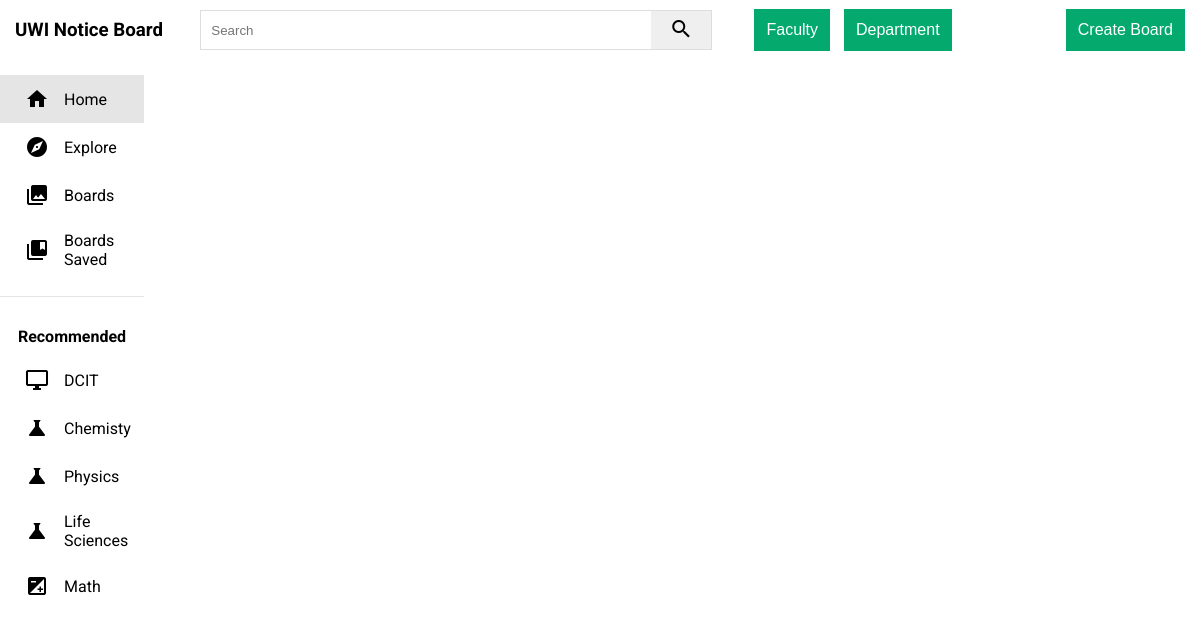
Before: / with the older database file.
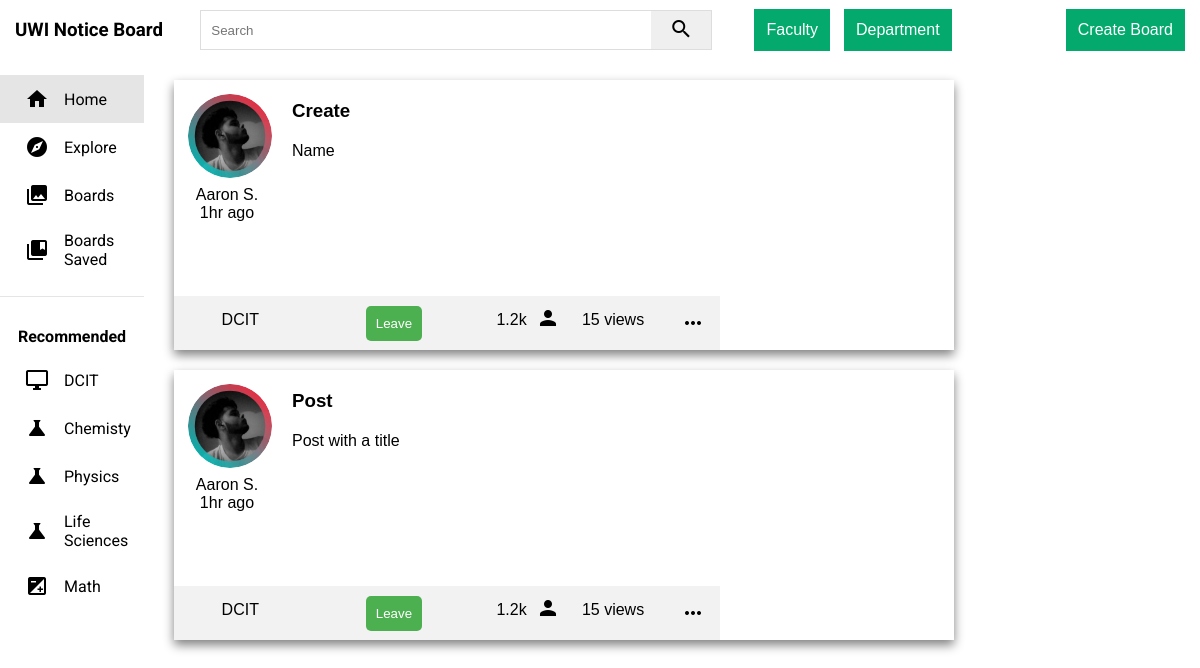
After: the same page with the newer database file.
### App/models.py (models this page shows)
class Post(db.Model):
  id = db.Column(db.Integer, primary_key=True, autoincrement=True)
  title = db.Column(db.String(64), nullable=False)
  message = db.Column(db.String(2048), nullable=False)
  image = db.Column(db.Boolean)
  imageLocation = db.Column(db.String(256), nullable=True)
  def toDict(self):
    return{
      "id": self.id,
      "title": self.title,
      "message": self.message,
      "image": self.image,
      "imageLocation": self.imageLocation
    }

### App/main.py (the view)
@app.route('/')
def home():
  feed = RetrievePosts()
  return render_template('index.html',
      posts=feed)

### App/functions/postFunctions.py
class SearchForm(FlaskForm):
    search = StringField("searchCriteria")
    submit = SubmitField("Submit")

### App/main.py (called while the page is built)
@app.context_processor
def base():
  form = SearchForm()
  return dict(form=form)

def RetrievePosts():
  posts = Post.query.all()
  posts = [entry.toDict() for entry in posts]
  return posts

### App/templates/index.html (shortened to what this page needs)
<!DOCTYPE html>
<html>
<head>
  <link href="static/css/style.css" rel="stylesheet" type="text/css" />
</head>
<body>
  <header class="header">
    <div class="logo left">
      <h3>UWI Notice Board</h3>
    </div>
    <div class="search center">
      <form method="POST" action="{{ url_for('search') }}" class="d-flex"> {{ form.hidden_tag() }}
        <input class="form-control me-2" type="search" placeholder="Search"  aria-label="Search" name="searchCriteria"/>
        <button class="btn btn-outline-secondary" type="submit">
          <i class="material-icons">search</i>
        </button>
      </form>
    </div>
     <div class="icons-right">
       <div class="dropdown">
          <button class="dropbtn">Faculty</button>
        </div>
       <div class="dropdown">
          <button class="dropbtn">Department</button>
        </div>
     </div>
      <div class="create">
        <button>Create Board</button>
      </div>
  </header>
      <main>
          <div class="side-bar">
            <div class="nav">
              <a class="nav-link active">
                <i class="material-icons">home</i>
                <span>Home</span>
              </a>
              <a class="nav-link">
                <i class="material-icons">explore</i>
                <span>Explore</span>
              </a>
              <a class="nav-link">
                <i class="material-icons">collections</i>
                <span>Boards</span>
              </a>
              <a class="nav-link">
                <i class="material-icons">collections_bookmark</i>
                <span>Boards Saved</span>
              </a>
            </div>
            <hr>
            <h4>Recommended</h4>
            <a class="nav-link">
              <i class="material-icons">desktop_windows</i>
              <span>DCIT</span>
            </a>
            <a class="nav-link">
              <i class="material-icons">science</i>
              <span>Chemisty</span>
            </a>
            <a class="nav-link">
              <i class="material-icons">science</i>
              <span>Physics</span>
            </a>
            <a class="nav-link">
              <i class="material-icons">science</i>
              <span>Life Sciences</span>
            </a>
            <a class="nav-link">
              <i class="material-icons">exposure</i>
              <span>Math</span>
            </a>
          </div>
          <div class="container">
              {% block content %}
                {% for post in posts %}
                  <div class="card">
                    <div class="card-left">
                      <div class="c-top">
                        <div class="t-left">
                          <div class="profile-image">
                            <img src="static/images/icon.png" alt="">
                            <p class="name">Aaron S.</p>
                            <p class="time">1hr ago</p>
                          </div>
                        </div>
                        <div class="t-right">
                          <div class="card-content">
                            <h3 class="title">{{ post.title }}</h3>
                            <p>{{ post.message }}</p>
                          </div>
                        </div>
                      </div>
                      <div class="c-bot">
                        <div class="c-bot-left">
                          <p class="board-name">DCIT</p>
                        </div>
                        <div class="c-bot-mid">
                          <div class="card-footer">
                            <button>Leave</button>
                          </div>
                        </div>
                        <div class="c-bot-left-right">
                          <p class="users-count">1.2k</p>
                        </div>
                        <div class="user-icon">
                          <i class="material-icons">person</i>
                        </div>
                        <div class="c-bot-right">
                          <p class="views">15 views</p>
                        </div>
                        <div class="c-bot-right-right">
                          <i class="material-icons">more_horiz</i>
                        </div>
                      </div>
                    </div>
                    <div class="card-right">
                    </div>
                  </div>
                {% endfor %}
              {% endblock %}
      </main>
</body>
</html>

### App/static/css/style.css (style rules this page uses)
* { margin: 0; padding: 0; box-sizing: border-box; }
body { font-family: 'Roboto', sans-serif; }
.left { display: flex; align-items: center; }
.search { display: flex; }
.search form { display: flex; border: 1px solid #ddd; height: 40px; }
.search input { width: 450px; padding:10px; border: 0; height: 100%; border-radius: 2px 0 0 2px }
.search button { height: 100%; width: 60px; border: none; }
.create button { background-color: #04AA6D; color: white; padding: 12px; font-size: 16px; border: none; }
.dropbtn { background-color: #04AA6D; color: white; padding: 12px; font-size: 16px; border: none; }
.dropdown { position: relative; display: inline-block; padding: 5px; }
.icons-right { padding-right: 6vw; }
.header { display: flex; justify-content: space-between; align-items: center; height: 60px; padding: 15px; }
main { height: calc(100vh - 70px); display: flex; background-color: white; flex-wrap: wrap; flex-direction: column; align-content: flex-start; overflow-y: auto; }
.side-bar { height: 100%; width: 12%; background-color: white; overflow-y: hidden; position: fixed; }
.nav { width: 100%; display: flex; flex-direction: column; margin-bottom: 15px; margin-top: 15px; }
.nav-link { display: flex; align-items: center; padding: 12px 25px; }
.nav-link span { margin-left: 15px; }
.active { background: #e5e5e5; }
hr { height: 1px; background-color: #e5e5e5; border: none; margin-bottom: 30px; }
h4 { text-align: center; margin-bottom: 10px; }
.container { margin-left: 12vw; }
.card { position: relative; font-family: "Candara", sans-serif; width: 65vw; height: 270px; margin: 20px; margin-left: 30px; overflow: hidden; box-shadow: 0px 5px 10px gray; display: flex; flex-direction: row; transition-duration: 0.4s; transition-property: transform; }
.card-content { margin-left: 1vw; width: 30vw; height: 200px; }
.title { padding-top: 20px; padding-bottom: 20px; }
.profile-image img { z-index: 1; width: 100px; height: 100px; position: relative; display: block; margin-left: 0.5vw; margin-right: auto; margin-top: 0.5vw; border-radius: 100px; border: 8px solid #fff; transition-duration: 0.4s; transition-property: transform; }
.name { text-align: center; }
.time { text-align: center; }
.card-footer { padding: 10px; display: flex; justify-content: center; }
.card-footer button { background-color: #4CAF50; border: none; color: white; padding: 10px; text-align: center; text-decoration: none; display: inline-block; border-radius: 5px; cursor: pointer; transition: background-color 0.3s; }
.card-left { flex-grow: 1; padding-left: 0px; }
.card-right { width: 30%; }
.c-top { display: flex; position: absolute; width: 70%; height: 80%; }
.c-bot { position: absolute; display: flex; bottom: 0; width: 70%; background-color: #f2f2f2; height: 20%; }
.c-bot-left { width: 25%; }
.c-bot-left-right { width: 10%; }
.c-bot-right { width: 20%; }
.c-bot-mid { width: 33%; }
.board-name { text-align: center; padding: 15px; }
.users-count { text-align: center; padding: 15px; }
.views { text-align: center; padding: 15px; }
.c-bot-right-right i.material-icons { padding: 15px; }
.user-icon i.material-icons { padding-top: 10px; }

Changed rows visible on the page:
added Post: title "Create", message "Name"
added Post: title "Post", message "Post with a title"
